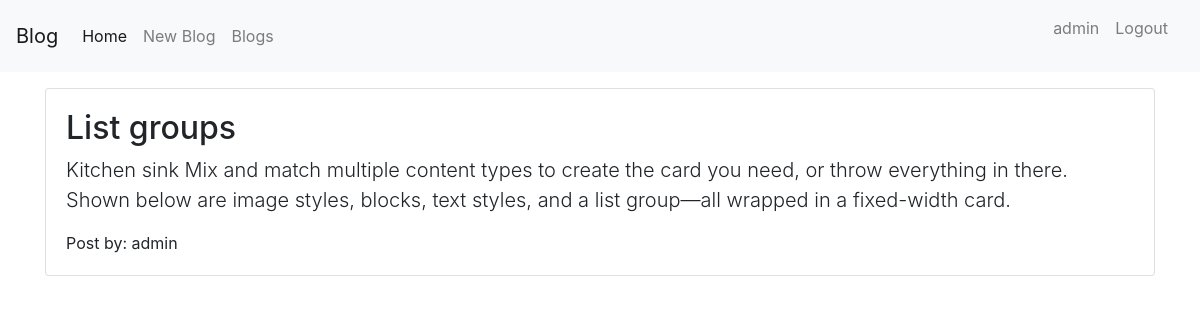
/blog/page/4 (signed in), run on the app's committed database.
### blogapp/models.py (models this page shows, shortened)
class Blogs(models.Model):
        blog_title = models.CharField(max_length=150, verbose_name='Blog Title')
        blog_description =RichTextField(max_length=2000, verbose_name='Description')
        blog_user = models.ForeignKey(User, on_delete=models.CASCADE, verbose_name='Blog User')
        blog_image = models.ImageField(upload_to='upload/', verbose_name='Blog Image')
        created_on = models.DateTimeField(auto_now=True)
        updated_on = models.DateTimeField(auto_now_add=True)

### blogapp/views.py (the view)
# urls.py: path('blog/page/<int:id>', views.blog_page, name='blog_page'),
@login_required(login_url='blogapp:login')
def blog_page(request, id):
        url = 'blogapp/blog_page.html'
        blog = Blogs.objects.get(id=int(id))
        return render(request, url, {"blog": blog })

### blogapp/templates/blogapp/blog_page.html
{% extends 'blogapp/base.html' %}
{% block body %}
        <div class="container mt-3">
                <div class="card">
                        <div class="card-body">
                                <h2>{{blog.blog_title}}</h2>
                                <p class="lead">
                                        {{blog.blog_description|safe }}
                                </p>
                                <span>Post by: {{blog.blog_user}}</span>
                        </div>
                </div>
        </div>
{% endblock body %}

### blogapp/templates/blogapp/base.html (shortened to what this page needs)
{% load static %}
<!doctype html>
<html lang="en">
  <head>
    <link rel="stylesheet" href="{% static 'bootstrap/dist/css/bootstrap.min.css' %}">
  </head>
  <body>
          <nav class="navbar navbar-expand-lg navbar-light bg-light">
                {% if user.is_authenticated %}
                <a class="navbar-brand" href="{% url 'blogapp:home' %}">Blog</a>
                <div class="collapse navbar-collapse" id="navbarNav">
                        <ul class="navbar-nav">
                        <li class="nav-item active">
                        <a class="nav-link" href="{% url 'blogapp:home' %}">Home <span class="sr-only">(current)</span></a>
                        </li>
                        <li class="nav-item">
                        <a class="nav-link" href="{% url 'blogapp:blog' %}">New Blog</a>
                        </li>
                        <li class="nav-item">
                        <a class="nav-link" href="{% url 'blogapp:blog_list' %}"> Blogs</a>
                        </li>
                        </ul>
                </div>
                {% endif %}
                <div class="mr-sm-2">
                        <ul class="navbar-nav">
                                {% if user.is_authenticated %}
                                <li class="nav-item">
                                        <p class="nav-link">{{ user.username }}</p>
                                </li>
                                <li class="nav-item">
                                        <a href="{% url 'blogapp:logout' %}" class="nav-link">Logout</a>
                                </li>
                                {% endif %}
                        </ul>
                </div>
        </nav>
        <div class="container-fluid" id="THISONE">
                {% block body %}
                {% endblock body %}
        </div>
  </body>
</html>

### data on the page
Blogs: blog_title "List groups", blog_description "Kitchen sink Mix and match multiple content types to create the card you need, or throw everything in there. Shown below are image styles, blocks, text styles, and a list group—all wrapped in a fixed-width card.", blog_user "admin"

### other printed values
{{ user.username }} "admin"
